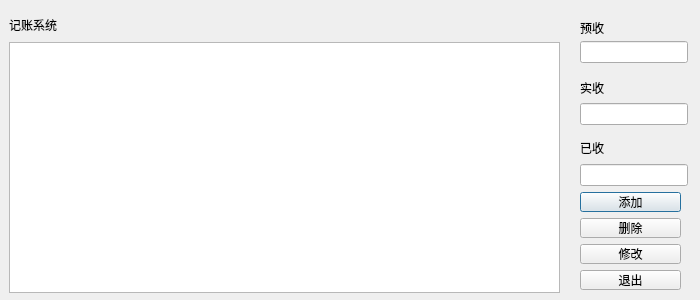
<?xml version="1.0" encoding="UTF-8"?>
<ui version="4.0">
 <class>show_scree</class>
 <widget class="QDialog" name="show_scree">
  <property name="geometry">
   <rect>
    <x>0</x>
    <y>0</y>
    <width>700</width>
    <height>300</height>
   </rect>
  </property>
  <property name="windowTitle">
   <string>Dialog</string>
  </property>
  <widget class="QLabel" name="label">
   <property name="geometry">
    <rect>
     <x>9</x>
     <y>9</y>
     <width>551</width>
     <height>31</height>
    </rect>
   </property>
   <property name="text">
    <string>记账系统</string>
   </property>
  </widget>
  <widget class="QLineEdit" name="lineEdit">
   <property name="geometry">
    <rect>
     <x>580</x>
     <y>41</y>
     <width>108</width>
     <height>22</height>
    </rect>
   </property>
  </widget>
  <widget class="QLineEdit" name="lineEdit_2">
   <property name="geometry">
    <rect>
     <x>580</x>
     <y>103</y>
     <width>108</width>
     <height>22</height>
    </rect>
   </property>
  </widget>
  <widget class="QLineEdit" name="lineEdit_3">
   <property name="geometry">
    <rect>
     <x>580</x>
     <y>164</y>
     <width>108</width>
     <height>22</height>
    </rect>
   </property>
  </widget>
  <widget class="QTableView" name="tableView">
   <property name="geometry">
    <rect>
     <x>9</x>
     <y>42</y>
     <width>551</width>
     <height>251</height>
    </rect>
   </property>
  </widget>
  <widget class="QPushButton" name="pushButton_4">
   <property name="geometry">
    <rect>
     <x>580</x>
     <y>192</y>
     <width>101</width>
     <height>20</height>
    </rect>
   </property>
   <property name="text">
    <string>添加</string>
   </property>
  </widget>
  <widget class="QPushButton" name="pushButton_3">
   <property name="geometry">
    <rect>
     <x>580</x>
     <y>218</y>
     <width>101</width>
     <height>20</height>
    </rect>
   </property>
   <property name="text">
    <string>删除</string>
   </property>
  </widget>
  <widget class="QPushButton" name="pushButton_2">
   <property name="geometry">
    <rect>
     <x>580</x>
     <y>244</y>
     <width>101</width>
     <height>20</height>
    </rect>
   </property>
   <property name="text">
    <string>修改</string>
   </property>
  </widget>
  <widget class="QPushButton" name="pushButton">
   <property name="geometry">
    <rect>
     <x>580</x>
     <y>270</y>
     <width>101</width>
     <height>20</height>
    </rect>
   </property>
   <property name="text">
    <string>退出</string>
   </property>
  </widget>
  <widget class="QLabel" name="label_2">
   <property name="geometry">
    <rect>
     <x>580</x>
     <y>20</y>
     <width>24</width>
     <height>16</height>
    </rect>
   </property>
   <property name="text">
    <string>预收</string>
   </property>
  </widget>
  <widget class="QLabel" name="label_4">
   <property name="geometry">
    <rect>
     <x>580</x>
     <y>140</y>
     <width>24</width>
     <height>16</height>
    </rect>
   </property>
   <property name="text">
    <string>已收</string>
   </property>
  </widget>
  <widget class="QLabel" name="label_3">
   <property name="geometry">
    <rect>
     <x>580</x>
     <y>80</y>
     <width>24</width>
     <height>16</height>
    </rect>
   </property>
   <property name="text">
    <string>实收</string>
   </property>
  </widget>
 </widget>
 <resources/>
 <connections/>
</ui>
